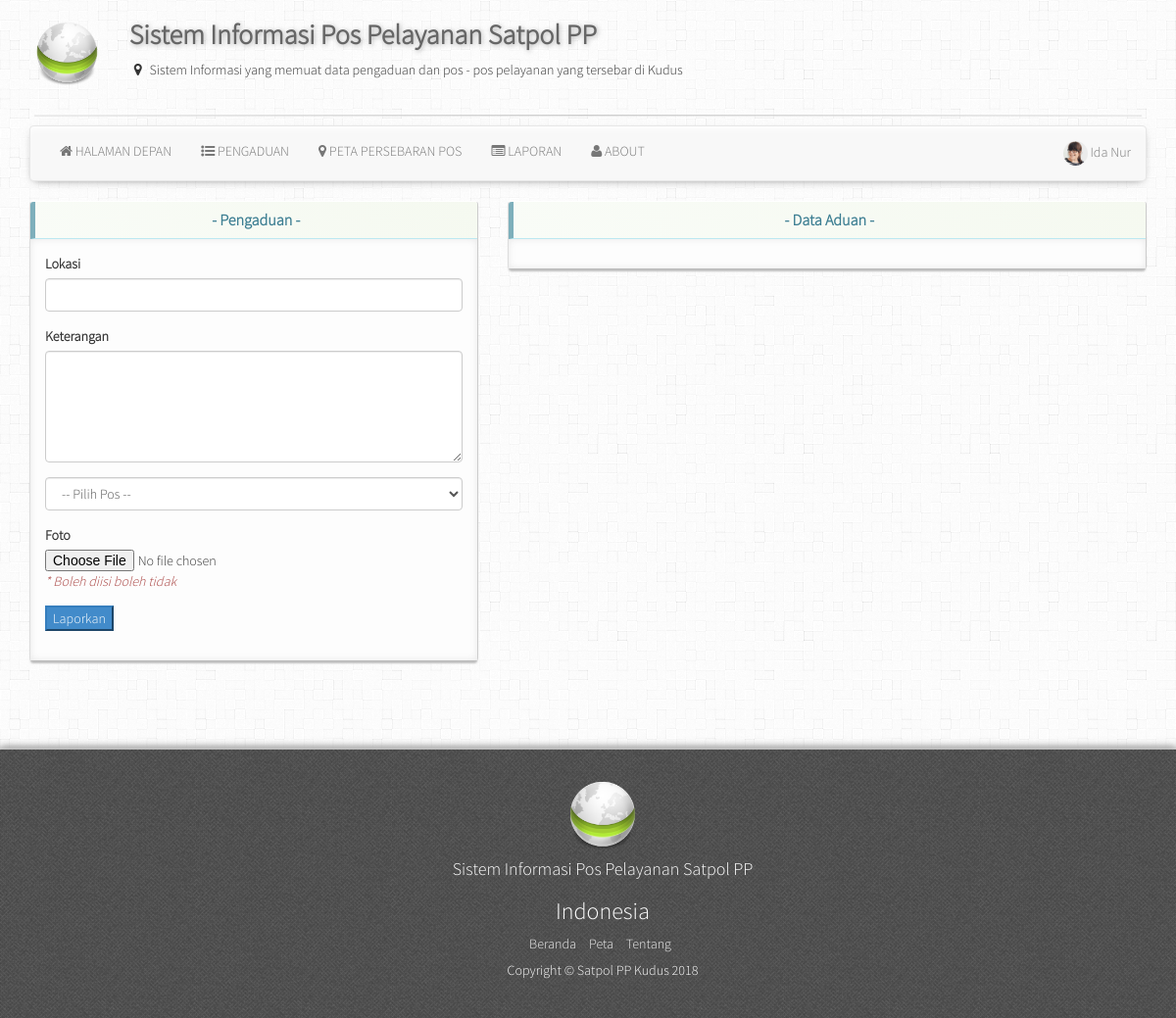
The page /masyarakat/index.php?page=data (signed in) on the database its author committed.
### tables this page shows
CREATE TABLE `tb_user` (
  `user_id` varchar(15) NOT NULL,
  `user_nama` varchar(50) NOT NULL,
  `user_tmp_lahir` varchar(20) DEFAULT NULL,
  `user_tgl_lahir` date DEFAULT NULL,
  `user_jk` enum('lk','pr') DEFAULT NULL,
  `user_telp` varchar(15) DEFAULT NULL,
  `user_alamat` text,
  `user_username` varchar(50) NOT NULL,
  `user_password` varchar(50) NOT NULL,
  `user_level` enum('kep','pet','staf','masy') NOT NULL,
  `user_foto` text
);

### config/class.php (called while the page is built, shortened)
<?php
class CRUD {
	public $koneksi;
	function __construct($conn) {
		$this->koneksi = $conn;
	}
	public function tampil($tabel, $key = null, $where = null) {
		$db = $this->koneksi->conn;
		$query = "SELECT * FROM $tabel";
		if (($key != null) && ($where != null)) {
			$query .= " WHERE $key = '$where'";
		}
		$ambil = $db->query($query) or die ($db->error);
		$rows = [];
		while ($row = $ambil->fetch_assoc()) {
			$rows[] = $row;
		}
		return $rows;
	}
}

### Masyarakat/data.php (the view, shortened to what this page needs)
<div class="row">
  <div class="col-md-5">
    <div class="panel panel-info panel-dashboard">
      <div class="panel-heading centered">
        <h2 class="panel-title"><strong> - Pengaduan - </strong></h2>
      </div>
      <div class="panel-body" id="form">
        <form method="POST" action="tambahAduan.php" enctype="multipart/form-data">
          <div class="form-group">
            <label for="">Lokasi</label>
            <input type="text" name="lokasi" id="lokasi" class="form-control">
          </div>
          <div class="form-group">
            <label for="">Keterangan</label>
            <textarea name="keterangan" id="keterangan" class="form-control" cols="20" rows="5"></textarea>
          </div>
          <div class="form-group">
            <select name="pos" id="pos" class="form-control">
              <option value="">-- Pilih Pos --</option>
            </select>
          </div>
          <div class="form-group">
            <label for="">Foto</label>
            <input type="file" name="foto" id="foto">
            <p class="text-danger" style="font-style: italic;">* Boleh diisi boleh tidak</p>
          </div>
          <div class="form-group">
            <input type="submit" id="laporkan" name="submit" class="btnn btn-primary" value="Laporkan">
          </div>
        </form>
      </div>
      </div>
    </div>
    <div class="col-md-7">
      <div class="panel panel-info panel-dashboard">
        <div class="panel-heading centered">
          <h2 class="panel-title"><strong> - Data Aduan - </strong></h4>
        </div>
        <div class="panel-body">
        </div>
      </div>
    </div>
  </div>
</div>

### Masyarakat/index.php (shortened to what this page needs)
<?php
  include_once "../config/class.php";
  $koneksi = new Database();
  $masy = new CRUD($koneksi);
  $user= new User($koneksi);
  $id = $_SESSION['user_id'];
  $pecah = $masy->tampil("tb_user", "user_id", $id)[0];
?>
<!DOCTYPE html>
<html lang="en">
  <head>
    <link href="css/bootstrap.min.css" rel="stylesheet">
    <link rel="stylesheet" href="css/font-awesome.min.css">
    <link href="css/style.css" rel="stylesheet">
    <link href="css/datatable-bootstrap.css" rel="stylesheet">
    <link rel="stylesheet" href="../lib/bootstrap-datepicker/css/datepicker.css" />
    <link rel="stylesheet" href="../lib/bootstrap-datetimepicker/datertimepicker.css" />
  </head>
  <body>
    <div class="container">
      <div class="row">
        <div class="tengah">
          <div class="head-depan tengah">
            <div class="row">
              <div class="col-md-1">
                <img class="img-responsive margin-b10" src="img/logo-logo.png" width="100" height="100"/>
              </div>
              <div class="col-md-11">
                <h1 class="judul-head">Sistem Informasi Pos Pelayanan Satpol PP</h1>
                <p><i class="fa fa-map-marker fa-fw"></i> Sistem Informasi yang memuat data pengaduan dan pos - pos pelayanan yang tersebar di Kudus</p>
              </div>
            </div>
            <hr class="hr1 margin-b-10" />
          </div>
        </div>
      </div>
    </div>
    <div class="container margin-b70">
    <nav class="navbar navbar-default navbar-utama" role="navigation">
        <div class="collapse navbar-collapse navbar-ex1-collapse">
          <ul class="nav navbar-nav">
            <li><a href="?page=index"><i class="fa fa-home"></i> HALAMAN DEPAN</a></li>
            <li><a href="?page=data" ><i class="fa fa-list-ul"></i> PENGADUAN</a></li>
            <li><a href="?page=pos"><i class="fa fa-map-marker"></i> PETA PERSEBARAN POS</a></li>
            <li><a href="?page=lap"><i class="fa fa-list-alt"></i> LAPORAN</a></li>
            <li><a href="about.php" data-toggle="modal" data-target="#about"><i class="fa fa-user"></i> ABOUT</a></li>
          </ul>
          <ul class="nav navbar-nav navbar-right">
              <?php if (empty($id)) { ?>
       				<li><a href="../index.php"><span><i class="glyphicon glyphicon-user"></i></span> LOGIN</a></li>
              <?php } else { ?>
              <li class="dropdown user user-menu">
                <a href="#" class="dropdown-toggle" data-toggle="dropdown">
                  <img src="img/user/<?= $pecah['user_foto'] ?>" class="img-circle" width="25px">
                  <span class="hidden-xs"><?= $pecah['user_nama'] ?></span>
                </a>
            </li>
              <?php } ?>
       		</ul>
        </div>
      </nav>
      <?php
        if (@$_GET['page']=='' or @$_GET['page'] == 'index'){
          include "home.php";
        } else if (@$_GET['page']=='data'){
          include "data.php";
        } else if (@$_GET['page']=='keluar'){
          $user->logOut();
          echo "<script>window.location='index.php'</script>";
        } else if (@$_GET['page']=='daftar'){
          include "daftar.php";
        } else if (@$_GET['page']=='pos'){
          include "pos.php";
        } else if (@$_GET['page']=='lap'){
          include "lap.php";
        } else if (@$_GET['page']=='detailP'){
          include "detailP.php";
        }?>
      <div class="footer footer1">
      <div class="container">
        <div class="row">
          <div class="col-md-4 col-md-offset-4">
            <img src="img/logo-logo.png" width="72" height="72" />
            <h4 class="white">Sistem Informasi Pos Pelayanan Satpol PP</h4>
          <h3 class="white">Indonesia</h3>
          <ul class="list-inline">
            <li><a href="?page=index" class="link-footer">Beranda</a></li>
            <li><a href="?page=pos" class="link-footer">Peta</a></li>
            <li><a href="about.php" data-toggle="modal" data-target="#about" class="link-footer">Tentang</a></li>
          </ul>
          <h5 class="white">Copyright &copy; Satpol PP Kudus 2018</h5>
          </div>
        </div>
      </div>
    </div>
      </body>
    </html>

### Masyarakat/css/style.css (style rules this page uses)
body { background: url("../img/background.png"); font-family: sistem; }
textarea { resize: vertical; }
.navbar-utama { box-shadow: 0px 3px 9px -5px #6D6D6D, 0px 7px 8px -5px #fff inset; }
.footer1 { background: url("../img/footer-bg.png"); padding: 30px; text-align: center; box-shadow: 0px -2px 4px #ccc, 0 -2px 8px 0px #666; }
.tengah { margin: 0 auto; }
.margin-b10 { margin-bottom: 10px; }
.margin-b-10 { margin-bottom: -10px; }
.margin-b70 { margin-bottom: 70px; }
.judul-head { margin-top: 0px; font-weight: bold; color: #666; text-shadow: 1px 1px 5px #aaa, -2px -2px 2px #fff; font-size: 28px; }
.head-depan { padding: 20px; min-height: 20px; }
.white { color: white; }
a.link-footer { color: #f0f0f0; text-decoration: none; }
.hr1 { border: 0; height: 1px; background: #333; background-image: -webkit-linear-gradient(left, #eee, #ccc, #eee); background-image: -moz-linear-gradient(left, #eee, #ccc, #eee); background-image: -ms-linear-gradient(left, #eee, #ccc, #eee); background-image: -o-linear-gradient(left, #eee, #ccc, #eee); box-shadow: 0px -1px 3px #fff, 0px 1px 1px rgba(0, 0, 0, 0.1); }
.centered { width: 100%; text-align: center; }
.panel-dashboard { border-top: 1px solid #fff; border-left: 1px solid #ddd; border-right: 1px solid #ccc; border-bottom: 1px solid #bbb; box-shadow: 0px 3px 2px -1px #BEBEBE; }
.panel-dashboard>.panel-heading { border-left: 5px solid #7DAFBB; color: #3C7E92; font-weight: bold; background: #f9fcf7; background: -moz-linear-gradient(45deg, #f9fcf7 0%, #f5f9f0 100%); background: -webkit-gradient(linear, left bottom, right top, color-stop(0%, #f9fcf7), color-stop(100%, #f5f9f0)); background: -webkit-linear-gradient(45deg, #f9fcf7 0%, #f5f9f0 100%); background: -o-linear-gradient(45deg, #f9fcf7 0%, #f5f9f0 100%); background: -ms-linear-gradient(45deg, #f9fcf7 0%, #f5f9f0 100%); background: linear-gradient(45deg, #f9fcf7 0%, #f5f9f0 100%); filter: progid:DXImageTransform.Microsoft.gradient( startColorstr='#f9fcf7', endColorstr='#f5f9f0', GradientType=1 ); }
.panel-dashboard>.panel-body { background: #fdfdfd; box-shadow: 0px 0px 10px -2px #ddd inset; }

### rows shown on the page
tb_user: user_foto (picture), user_nama "Ida Nur"
